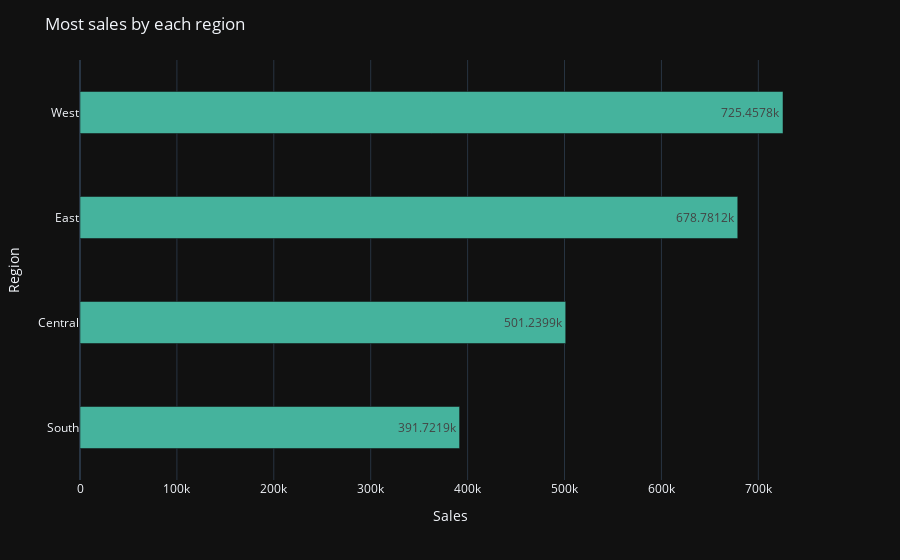

Notebook source saved alongside this figure:
### Markdown cell above
6. **Quelle région génère le plus de ventes ?**

### Code cell
Regions_most_sales = df.groupby('Region')["Sales"].sum().sort_values(ascending=True).reset_index()
fig=px.bar(Regions_most_sales ,
         x=Regions_most_sales['Sales'],
         y='Region',
         template='plotly_dark',
         color_discrete_sequence=[colors[7]],text_auto=True)
fig.update_layout(
   bargap = 0.6,
   title='Most sales by each region  ',
   )

fig.show()

### Figure 1 — Plotly figure (JSON) as saved in the notebook; plotly's stock layout.template omitted (floating-point values rounded to 4 significant figures)
{"data": [{"alignmentgroup": "True", "hovertemplate": "Sales=%{x}<br>Region=%{y}<extra></extra>", "legendgroup": "", "marker": {"color": "#45B39D", "pattern": {"shape": ""}}, "name": "", "offsetgroup": "", "orientation": "h", "showlegend": false, "textposition": "auto", "texttemplate": "%{x}", "type": "bar", "x": [391700.0, 501200.0, 678800.0, 725500.0], "xaxis": "x", "y": ["South", "Central", "East", "West"], "yaxis": "y"}], "layout": {"bargap": 0.6, "barmode": "relative", "legend": {"tracegroupgap": 0}, "margin": {"t": 60}, "title": {"text": "Most sales by each region  "}, "xaxis": {"anchor": "y", "domain": [0, 1], "title": {"text": "Sales"}}, "yaxis": {"anchor": "x", "domain": [0, 1], "title": {"text": "Region"}}}}
